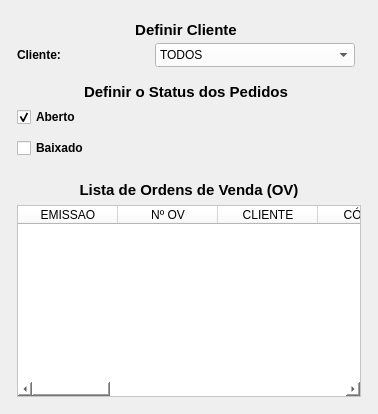
      <widget class="QWidget" name="tab_5">
       <attribute name="title">
        <string>Ordem de Venda (OV)</string>
       </attribute>
       <layout class="QVBoxLayout" name="verticalLayout_7">
        <item>
         <widget class="QWidget" name="widget_6" native="true">
          <layout class="QVBoxLayout" name="verticalLayout_5">
           <property name="spacing">
            <number>6</number>
           </property>
           <property name="leftMargin">
            <number>0</number>
           </property>
           <property name="topMargin">
            <number>0</number>
           </property>
           <property name="rightMargin">
            <number>0</number>
           </property>
           <property name="bottomMargin">
            <number>0</number>
           </property>
           <item>
            <widget class="QWidget" name="widget_7" native="true">
             <property name="maximumSize">
              <size>
               <width>16777215</width>
               <height>160</height>
              </size>
             </property>
             <layout class="QHBoxLayout" name="horizontalLayout_7">
              <property name="leftMargin">
               <number>0</number>
              </property>
              <property name="topMargin">
               <number>0</number>
              </property>
              <property name="rightMargin">
               <number>0</number>
              </property>
              <property name="bottomMargin">
               <number>0</number>
              </property>
              <item>
               <widget class="QWidget" name="widget_Cor3" native="true">
                <property name="sizePolicy">
                 <sizepolicy hsizetype="Preferred" vsizetype="Preferred">
                  <horstretch>0</horstretch>
                  <verstretch>0</verstretch>
                 </sizepolicy>
                </property>
                <property name="minimumSize">
                 <size>
                  <width>350</width>
                  <height>0</height>
                 </size>
                </property>
                <property name="maximumSize">
                 <size>
                  <width>350</width>
                  <height>16777215</height>
                 </size>
                </property>
                <property name="styleSheet">
                 <string notr="true"/>
                </property>
                <layout class="QVBoxLayout" name="verticalLayout_9">
                 <property name="spacing">
                  <number>1</number>
                 </property>
                 <property name="leftMargin">
                  <number>1</number>
                 </property>
                 <property name="topMargin">
                  <number>10</number>
                 </property>
                 <property name="rightMargin">
                  <number>1</number>
                 </property>
                 <property name="bottomMargin">
                  <number>6</number>
                 </property>
                 <item>
                  <widget class="QLabel" name="label_56">
                   <property name="minimumSize">
                    <size>
                     <width>0</width>
                     <height>0</height>
                    </size>
                   </property>
                   <property name="maximumSize">
                    <size>
                     <width>16777215</width>
                     <height>25</height>
                    </size>
                   </property>
                   <property name="font">
                    <font>
                     <pointsize>11</pointsize>
                     <weight>75</weight>
                     <bold>true</bold>
                    </font>
                   </property>
                   <property name="text">
                    <string>Definir Cliente</string>
                   </property>
                   <property name="alignment">
                    <set>Qt::AlignCenter</set>
                   </property>
                  </widget>
                 </item>
                 <item>
                  <widget class="QWidget" name="widget_32" native="true">
                   <property name="minimumSize">
                    <size>
                     <width>0</width>
                     <height>30</height>
                    </size>
                   </property>
                   <property name="maximumSize">
                    <size>
                     <width>16777215</width>
                     <height>30</height>
                    </size>
                   </property>
                   <property name="styleSheet">
                    <string notr="true"/>
                   </property>
                   <layout class="QHBoxLayout" name="horizontalLayout_28">
                    <property name="spacing">
                     <number>5</number>
                    </property>
                    <property name="leftMargin">
                     <number>5</number>
                    </property>
                    <property name="topMargin">
                     <number>3</number>
                    </property>
                    <property name="rightMargin">
                     <number>5</number>
                    </property>
                    <property name="bottomMargin">
                     <number>3</number>
                    </property>
                    <item>
                     <widget class="QLabel" name="label_59">
                      <property name="minimumSize">
                       <size>
                        <width>75</width>
                        <height>0</height>
                       </size>
                      </property>
                      <property name="maximumSize">
                       <size>
                        <width>75</width>
                        <height>16777215</height>
                       </size>
                      </property>
                      <property name="font">
                       <font>
                        <pointsize>9</pointsize>
                        <weight>75</weight>
                        <bold>true</bold>
                       </font>
                      </property>
                      <property name="text">
                       <string>Cliente:</string>
                      </property>
                      <property name="alignment">
                       <set>Qt::AlignLeading|Qt::AlignLeft|Qt::AlignVCenter</set>
                      </property>
                     </widget>
                    </item>
                    <item>
                     <widget class="QLabel" name="label_6">
                      <property name="text">
                       <string/>
                      </property>
                     </widget>
                    </item>
                    <item>
                     <widget class="QComboBox" name="combo_Cliente_OV">
                      <property name="sizePolicy">
                       <sizepolicy hsizetype="Preferred" vsizetype="Preferred">
                        <horstretch>0</horstretch>
                        <verstretch>0</verstretch>
                       </sizepolicy>
                      </property>
                      <property name="minimumSize">
                       <size>
                        <width>200</width>
                        <height>0</height>
                       </size>
                      </property>
                      <property name="maximumSize">
                       <size>
                        <width>200</width>
                        <height>16777215</height>
                       </size>
                      </property>
                      <property name="font">
                       <font>
                        <pointsize>9</pointsize>
                       </font>
                      </property>
                      <property name="styleSheet">
                       <string notr="true">background-color: rgb(255, 255, 255);</string>
                      </property>
                      <item>
                       <property name="text">
                        <string>TODOS</string>
                       </property>
                      </item>
                      <item>
                       <property name="text">
                        <string>103 - HOMEBAG</string>
                       </property>
                      </item>
                      <item>
                       <property name="text">
                        <string>2 - KOBA</string>
                       </property>
                      </item>
                      <item>
                       <property name="text">
                        <string>6 - PACIFIL</string>
                       </property>
                      </item>
                      <item>
                       <property name="text">
                        <string>5 - PLASTICOS ARACAJU</string>
                       </property>
                      </item>
                      <item>
                       <property name="text">
                        <string>4 - PLASTICOS SUZUKI</string>
                       </property>
                      </item>
                      <item>
                       <property name="text">
                        <string>8 - RECICLADORA</string>
                       </property>
                      </item>
                      <item>
                       <property name="text">
                        <string>86 - TASHIRO &amp; TAKATA</string>
                       </property>
                      </item>
                      <item>
                       <property name="text">
                        <string>3 - VOTI</string>
                       </property>
                      </item>
                     </widget>
                    </item>
                   </layout>
                  </widget>
                 </item>
                 <item>
                  <widget class="QLabel" name="label_57">
                   <property name="minimumSize">
                    <size>
                     <width>0</width>
                     <height>30</height>
                    </size>
                   </property>
                   <property name="maximumSize">
                    <size>
                     <width>16777215</width>
                     <height>30</height>
                    </size>
                   </property>
                   <property name="font">
                    <font>
                     <pointsize>11</pointsize>
                     <weight>75</weight>
                     <bold>true</bold>
                    </font>
                   </property>
                   <property name="text">
                    <string>Definir o Status dos Pedidos</string>
                   </property>
                   <property name="alignment">
                    <set>Qt::AlignBottom|Qt::AlignHCenter</set>
                   </property>
                  </widget>
                 </item>
                 <item>
                  <widget class="QWidget" name="widget_41" native="true">
                   <property name="minimumSize">
                    <size>
                     <width>0</width>
                     <height>30</height>
                    </size>
                   </property>
                   <property name="maximumSize">
                    <size>
                     <width>16777215</width>
                     <height>30</height>
                    </size>
                   </property>
                   <property name="styleSheet">
                    <string notr="true"/>
                   </property>
                   <layout class="QHBoxLayout" name="horizontalLayout_34">
                    <property name="spacing">
                     <number>5</number>
                    </property>
                    <property name="leftMargin">
                     <number>5</number>
                    </property>
                    <property name="topMargin">
                     <number>3</number>
                    </property>
                    <property name="rightMargin">
                     <number>5</number>
                    </property>
                    <property name="bottomMargin">
                     <number>3</number>
                    </property>
                    <item>
                     <widget class="QCheckBox" name="check_Aberto_OV">
                      <property name="font">
                       <font>
                        <pointsize>9</pointsize>
                        <weight>75</weight>
                        <bold>true</bold>
                       </font>
                      </property>
                      <property name="text">
                       <string>Aberto</string>
                      </property>
                      <property name="checked">
                       <bool>true</bool>
                      </property>
                     </widget>
                    </item>
                    <item>
                     <widget class="QLabel" name="label_3">
                      <property name="text">
                       <string/>
                      </property>
                     </widget>
                    </item>
                   </layout>
                  </widget>
                 </item>
                 <item>
                  <widget class="QWidget" name="widget_35" native="true">
                   <property name="minimumSize">
                    <size>
                     <width>0</width>
                     <height>30</height>
                    </size>
                   </property>
                   <property name="maximumSize">
                    <size>
                     <width>16777215</width>
                     <height>30</height>
                    </size>
                   </property>
                   <property name="styleSheet">
                    <string notr="true"/>
                   </property>
                   <layout class="QHBoxLayout" name="horizontalLayout_31">
                    <property name="spacing">
                     <number>5</number>
                    </property>
                    <property name="leftMargin">
                     <number>5</number>
                    </property>
                    <property name="topMargin">
                     <number>3</number>
                    </property>
                    <property name="rightMargin">
                     <number>5</number>
                    </property>
                    <property name="bottomMargin">
                     <number>3</number>
                    </property>
                    <item>
                     <widget class="QCheckBox" name="check_Baixado_OV">
                      <property name="font">
                       <font>
                        <pointsize>9</pointsize>
                        <weight>75</weight>
                        <bold>true</bold>
                       </font>
                      </property>
                      <property name="text">
                       <string>Baixado</string>
                      </property>
                     </widget>
                    </item>
                    <item>
                     <widget class="QLabel" name="label_9">
                      <property name="text">
                       <string/>
                      </property>
                     </widget>
                    </item>
                   </layout>
                  </widget>
                 </item>
                </layout>
               </widget>
              </item>
              <item>
               <widget class="QWidget" name="widget_8" native="true">
                <widget class="QPushButton" name="btn_Consultar_OV">
                 <property name="geometry">
                  <rect>
                   <x>10</x>
                   <y>130</y>
                   <width>80</width>
                   <height>24</height>
                  </rect>
                 </property>
                 <property name="sizePolicy">
                  <sizepolicy hsizetype="Fixed" vsizetype="Preferred">
                   <horstretch>0</horstretch>
                   <verstretch>0</verstretch>
                  </sizepolicy>
                 </property>
                 <property name="maximumSize">
                  <size>
                   <width>80</width>
                   <height>16777215</height>
                  </size>
                 </property>
                 <property name="font">
                  <font>
                   <pointsize>9</pointsize>
                   <weight>75</weight>
                   <bold>true</bold>
                  </font>
                 </property>
                 <property name="cursor">
                  <cursorShape>PointingHandCursor</cursorShape>
                 </property>
                 <property name="styleSheet">
                  <string notr="true">background-color: rgb(141, 141, 141);</string>
                 </property>
                 <property name="text">
                  <string>Consultar</string>
                 </property>
                </widget>
               </widget>
              </item>
             </layout>
            </widget>
           </item>
           <item>
            <widget class="QWidget" name="widget_Cor4" native="true">
             <property name="styleSheet">
              <string notr="true"/>
             </property>
             <layout class="QVBoxLayout" name="verticalLayout_6">
              <property name="leftMargin">
               <number>6</number>
              </property>
              <property name="topMargin">
               <number>6</number>
              </property>
              <property name="rightMargin">
               <number>6</number>
              </property>
              <property name="bottomMargin">
               <number>6</number>
              </property>
              <item>
               <widget class="QLabel" name="label_15">
                <property name="sizePolicy">
                 <sizepolicy hsizetype="Minimum" vsizetype="Preferred">
                  <horstretch>0</horstretch>
                  <verstretch>0</verstretch>
                 </sizepolicy>
                </property>
                <property name="minimumSize">
                 <size>
                  <width>300</width>
                  <height>0</height>
                 </size>
                </property>
                <property name="maximumSize">
                 <size>
                  <width>16777215</width>
                  <height>25</height>
                 </size>
                </property>
                <property name="font">
                 <font>
                  <pointsize>11</pointsize>
                  <weight>75</weight>
                  <bold>true</bold>
                 </font>
                </property>
                <property name="text">
                 <string>Lista de Ordens de Venda (OV)</string>
                </property>
                <property name="alignment">
                 <set>Qt::AlignCenter</set>
                </property>
               </widget>
              </item>
              <item>
               <widget class="QTableWidget" name="table_OV">
                <property name="sizePolicy">
                 <sizepolicy hsizetype="Preferred" vsizetype="Preferred">
                  <horstretch>0</horstretch>
                  <verstretch>0</verstretch>
                 </sizepolicy>
                </property>
                <property name="font">
                 <font>
                  <pointsize>9</pointsize>
                 </font>
                </property>
                <property name="styleSheet">
                 <string notr="true">background-color: rgb(255, 255, 255);</string>
                </property>
                <column>
                 <property name="text">
                  <string>EMISSAO</string>
                 </property>
                </column>
                <column>
                 <property name="text">
                  <string>Nº OV</string>
                 </property>
                </column>
                <column>
                 <property name="text">
                  <string>CLIENTE</string>
                 </property>
                </column>
                <column>
                 <property name="text">
                  <string>CÓDIGO</string>
                 </property>
                </column>
                <column>
                 <property name="text">
                  <string>DESCRIÇÃO</string>
                 </property>
                </column>
                <column>
                 <property name="text">
                  <string>REFERÊNCIA</string>
                 </property>
                </column>
                <column>
                 <property name="text">
                  <string>UM</string>
                 </property>
                </column>
                <column>
                 <property name="text">
                  <string>QTDE TOTAL</string>
                 </property>
                </column>
                <column>
                 <property name="text">
                  <string>QTDE ENTR.</string>
                 </property>
                </column>
                <column>
                 <property name="text">
                  <string>Nº PI</string>
                 </property>
                </column>
                <column>
                 <property name="text">
                  <string>NUM_REQ</string>
                 </property>
                </column>
                <column>
                 <property name="text">
                  <string>OBS</string>
                 </property>
                </column>
               </widget>
              </item>
             </layout>
            </widget>
           </item>
          </layout>
         </widget>
        </item>
       </layout>
      </widget>
